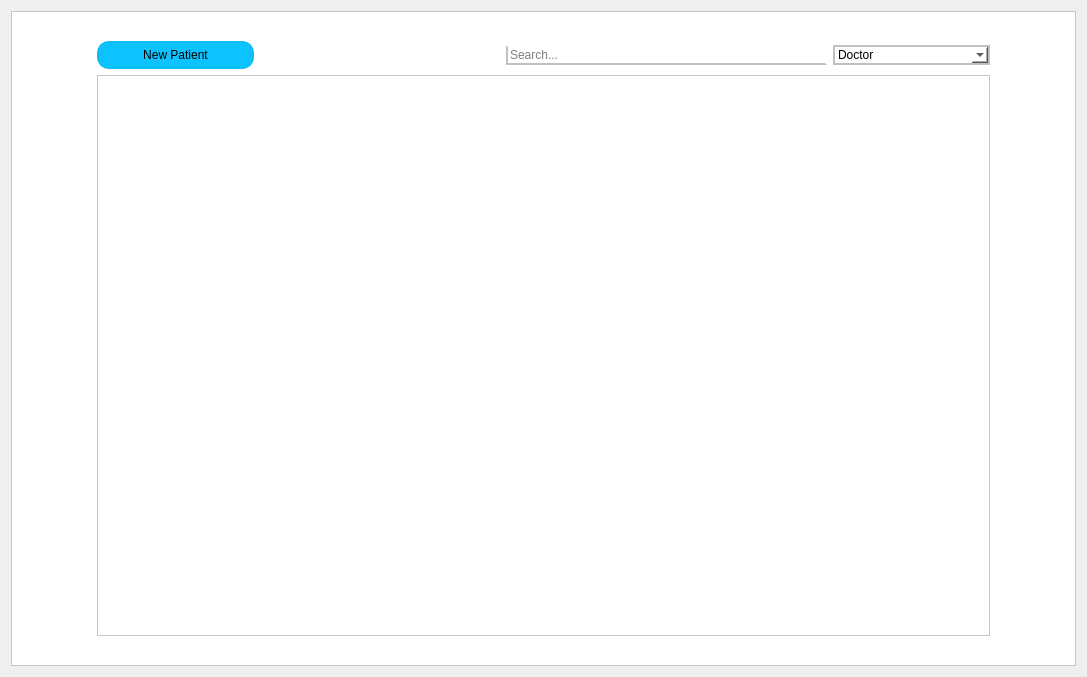
<?xml version="1.0" encoding="UTF-8"?>
<ui version="4.0">
 <class>Form</class>
 <widget class="QWidget" name="Form">
  <property name="geometry">
   <rect>
    <x>0</x>
    <y>0</y>
    <width>1087</width>
    <height>677</height>
   </rect>
  </property>
  <property name="windowTitle">
   <string>iOSA - Patient Search</string>
  </property>
  <property name="styleSheet">
   <string notr="true">QScrollBar:vertical {
	border: none;
	background-color: rgb(205, 205, 205);
	width: 14px;
	margin: 15px 0 15px 0;
	border-radius: 0x;
}

QScrollBar::handle:vertical {
	background-color: rgb(205, 205, 205);
	border-radius: 7px;
}

QScrollBar::handle:vertical:hover {
	background-color: rgb(7, 119, 156)
}

QScrollBar::handle:vertical:pressed {
	background-color: rgb(9, 139, 182);
}

/* TOP BUTTON*/

QScrollBar::sub-line:vertical {
	border: none;
	background-color: rgb(7, 119, 156);
	height: 15px;
	border-top-left-radius: 7px;
	border-top-right-radius: 7px;
	subcontrol-position: top;
	subcontrol-origin: margin;
}

QScrollBar::sub-line:vertical:hover {
	background-color: rgb(205, 205, 205);
}

QScrollBar::sub-line:vertical:pressed {
	background-color: rgb(11, 170, 223);
}

/*BOTTOM BUTTON*/

QScrollBar::add-line:vertical {
	border: none;
	background-color: rgb(7, 119, 156);
	height: 15px;
	border-bottom-left-radius: 7px;
	border-bottom-right-radius: 7px;
	subcontrol-position: bottom;
	subcontrol-origin: margin;
}

QScrollBar::add-line:vertical:hover {
	background-color: rgb(205, 205, 205);
}

QScrollBar::add-line:vertical:pressed {
	background-color: rgb(11, 170, 223);
}

/*RESET ARROWS*/

QScrollBar::up-arrow:vertical, QScrollBar::down-arrow:vertical {
	background-color: none;
}

QScrollBar::add-page:vertical, QScrollBar::sub-page:vertical {
	background-color: none;
}
</string>
  </property>
  <layout class="QVBoxLayout" name="verticalLayout">
   <item>
    <widget class="QFrame" name="mainFrame">
     <property name="styleSheet">
      <string notr="true">QFrame {
	background-color: rgb(255, 255, 255);
}
QLineEdit {
	background-color: rgb(255, 255, 255);
	border-width: 2px;
	border-style: solid;
	border-color: none;
	border-bottom-color: rgb(192, 192, 192);
	border-radius: 15px;
}
QLineEdit:hover {
	border-bottom-color: rgb(140, 140, 140);
}
QPushButton {
	padding: 5px;
	border-width: 2px;
	border-style: solid;
	border-color: rgb(11, 173, 226);
	background-color: rgb(13, 195, 255);
	border-radius: 12px;
}

QPushButton:hover {
	background-color: rgb(11, 173, 226);
}

QPushButton:pressed {
	border-color: (9, 146, 191);
	background-color:rgb(9, 146, 191);
}

/*----------*/

QComboBox 
{
    border: 2px solid;
    background: rgb(255, 255, 255);
	border-color:  rgb(192, 192, 192);
}
</string>
     </property>
     <property name="frameShape">
      <enum>QFrame::StyledPanel</enum>
     </property>
     <property name="frameShadow">
      <enum>QFrame::Raised</enum>
     </property>
     <layout class="QVBoxLayout" name="verticalLayout_2">
      <item>
       <layout class="QGridLayout" name="gridLayout">
        <item row="4" column="11">
         <spacer name="horizontalSpacer_25">
          <property name="orientation">
           <enum>Qt::Horizontal</enum>
          </property>
          <property name="sizeHint" stdset="0">
           <size>
            <width>40</width>
            <height>20</height>
           </size>
          </property>
         </spacer>
        </item>
        <item row="4" column="9">
         <spacer name="horizontalSpacer_23">
          <property name="orientation">
           <enum>Qt::Horizontal</enum>
          </property>
          <property name="sizeHint" stdset="0">
           <size>
            <width>40</width>
            <height>20</height>
           </size>
          </property>
         </spacer>
        </item>
        <item row="0" column="3">
         <spacer name="horizontalSpacer_10">
          <property name="orientation">
           <enum>Qt::Horizontal</enum>
          </property>
          <property name="sizeHint" stdset="0">
           <size>
            <width>40</width>
            <height>20</height>
           </size>
          </property>
         </spacer>
        </item>
        <item row="4" column="8">
         <spacer name="horizontalSpacer_22">
          <property name="orientation">
           <enum>Qt::Horizontal</enum>
          </property>
          <property name="sizeHint" stdset="0">
           <size>
            <width>40</width>
            <height>20</height>
           </size>
          </property>
         </spacer>
        </item>
        <item row="0" column="12">
         <spacer name="horizontalSpacer">
          <property name="orientation">
           <enum>Qt::Horizontal</enum>
          </property>
          <property name="sizeHint" stdset="0">
           <size>
            <width>40</width>
            <height>20</height>
           </size>
          </property>
         </spacer>
        </item>
        <item row="0" column="9">
         <spacer name="horizontalSpacer_4">
          <property name="orientation">
           <enum>Qt::Horizontal</enum>
          </property>
          <property name="sizeHint" stdset="0">
           <size>
            <width>40</width>
            <height>20</height>
           </size>
          </property>
         </spacer>
        </item>
        <item row="0" column="7">
         <spacer name="horizontalSpacer_6">
          <property name="orientation">
           <enum>Qt::Horizontal</enum>
          </property>
          <property name="sizeHint" stdset="0">
           <size>
            <width>40</width>
            <height>20</height>
           </size>
          </property>
         </spacer>
        </item>
        <item row="4" column="4">
         <spacer name="horizontalSpacer_18">
          <property name="orientation">
           <enum>Qt::Horizontal</enum>
          </property>
          <property name="sizeHint" stdset="0">
           <size>
            <width>40</width>
            <height>20</height>
           </size>
          </property>
         </spacer>
        </item>
        <item row="0" column="11">
         <spacer name="horizontalSpacer_2">
          <property name="orientation">
           <enum>Qt::Horizontal</enum>
          </property>
          <property name="sizeHint" stdset="0">
           <size>
            <width>40</width>
            <height>20</height>
           </size>
          </property>
         </spacer>
        </item>
        <item row="0" column="6">
         <spacer name="horizontalSpacer_7">
          <property name="orientation">
           <enum>Qt::Horizontal</enum>
          </property>
          <property name="sizeHint" stdset="0">
           <size>
            <width>40</width>
            <height>20</height>
           </size>
          </property>
         </spacer>
        </item>
        <item row="4" column="7">
         <spacer name="horizontalSpacer_21">
          <property name="orientation">
           <enum>Qt::Horizontal</enum>
          </property>
          <property name="sizeHint" stdset="0">
           <size>
            <width>40</width>
            <height>20</height>
           </size>
          </property>
         </spacer>
        </item>
        <item row="4" column="12">
         <spacer name="horizontalSpacer_26">
          <property name="orientation">
           <enum>Qt::Horizontal</enum>
          </property>
          <property name="sizeHint" stdset="0">
           <size>
            <width>40</width>
            <height>20</height>
           </size>
          </property>
         </spacer>
        </item>
        <item row="0" column="2">
         <spacer name="horizontalSpacer_11">
          <property name="orientation">
           <enum>Qt::Horizontal</enum>
          </property>
          <property name="sizeHint" stdset="0">
           <size>
            <width>40</width>
            <height>20</height>
           </size>
          </property>
         </spacer>
        </item>
        <item row="0" column="8">
         <spacer name="horizontalSpacer_5">
          <property name="orientation">
           <enum>Qt::Horizontal</enum>
          </property>
          <property name="sizeHint" stdset="0">
           <size>
            <width>40</width>
            <height>20</height>
           </size>
          </property>
         </spacer>
        </item>
        <item row="4" column="3">
         <spacer name="horizontalSpacer_17">
          <property name="orientation">
           <enum>Qt::Horizontal</enum>
          </property>
          <property name="sizeHint" stdset="0">
           <size>
            <width>40</width>
            <height>20</height>
           </size>
          </property>
         </spacer>
        </item>
        <item row="0" column="4">
         <spacer name="horizontalSpacer_9">
          <property name="orientation">
           <enum>Qt::Horizontal</enum>
          </property>
          <property name="sizeHint" stdset="0">
           <size>
            <width>40</width>
            <height>20</height>
           </size>
          </property>
         </spacer>
        </item>
        <item row="4" column="6">
         <spacer name="horizontalSpacer_20">
          <property name="orientation">
           <enum>Qt::Horizontal</enum>
          </property>
          <property name="sizeHint" stdset="0">
           <size>
            <width>40</width>
            <height>20</height>
           </size>
          </property>
         </spacer>
        </item>
        <item row="4" column="10">
         <spacer name="horizontalSpacer_24">
          <property name="orientation">
           <enum>Qt::Horizontal</enum>
          </property>
          <property name="sizeHint" stdset="0">
           <size>
            <width>40</width>
            <height>20</height>
           </size>
          </property>
         </spacer>
        </item>
        <item row="0" column="5">
         <spacer name="horizontalSpacer_8">
          <property name="orientation">
           <enum>Qt::Horizontal</enum>
          </property>
          <property name="sizeHint" stdset="0">
           <size>
            <width>40</width>
            <height>20</height>
           </size>
          </property>
         </spacer>
        </item>
        <item row="4" column="1">
         <spacer name="horizontalSpacer_15">
          <property name="orientation">
           <enum>Qt::Horizontal</enum>
          </property>
          <property name="sizeHint" stdset="0">
           <size>
            <width>40</width>
            <height>20</height>
           </size>
          </property>
         </spacer>
        </item>
        <item row="0" column="10">
         <spacer name="horizontalSpacer_3">
          <property name="orientation">
           <enum>Qt::Horizontal</enum>
          </property>
          <property name="sizeHint" stdset="0">
           <size>
            <width>40</width>
            <height>20</height>
           </size>
          </property>
         </spacer>
        </item>
        <item row="4" column="0">
         <spacer name="horizontalSpacer_14">
          <property name="orientation">
           <enum>Qt::Horizontal</enum>
          </property>
          <property name="sizeHint" stdset="0">
           <size>
            <width>40</width>
            <height>20</height>
           </size>
          </property>
         </spacer>
        </item>
        <item row="4" column="2">
         <spacer name="horizontalSpacer_16">
          <property name="orientation">
           <enum>Qt::Horizontal</enum>
          </property>
          <property name="sizeHint" stdset="0">
           <size>
            <width>40</width>
            <height>20</height>
           </size>
          </property>
         </spacer>
        </item>
        <item row="0" column="1">
         <spacer name="horizontalSpacer_12">
          <property name="orientation">
           <enum>Qt::Horizontal</enum>
          </property>
          <property name="sizeHint" stdset="0">
           <size>
            <width>40</width>
            <height>20</height>
           </size>
          </property>
         </spacer>
        </item>
        <item row="4" column="5">
         <spacer name="horizontalSpacer_19">
          <property name="orientation">
           <enum>Qt::Horizontal</enum>
          </property>
          <property name="sizeHint" stdset="0">
           <size>
            <width>40</width>
            <height>20</height>
           </size>
          </property>
         </spacer>
        </item>
        <item row="0" column="0">
         <spacer name="horizontalSpacer_13">
          <property name="orientation">
           <enum>Qt::Horizontal</enum>
          </property>
          <property name="sizeHint" stdset="0">
           <size>
            <width>40</width>
            <height>20</height>
           </size>
          </property>
         </spacer>
        </item>
        <item row="1" column="12" rowspan="3">
         <spacer name="verticalSpacer_2">
          <property name="orientation">
           <enum>Qt::Vertical</enum>
          </property>
          <property name="sizeHint" stdset="0">
           <size>
            <width>20</width>
            <height>40</height>
           </size>
          </property>
         </spacer>
        </item>
        <item row="1" column="10" colspan="2">
         <widget class="QComboBox" name="filterComboBox">
          <item>
           <property name="text">
            <string>Doctor</string>
           </property>
          </item>
          <item>
           <property name="text">
            <string>NSS</string>
           </property>
          </item>
          <item>
           <property name="text">
            <string>Acronym</string>
           </property>
          </item>
          <item>
           <property name="text">
            <string>Age</string>
           </property>
          </item>
          <item>
           <property name="text">
            <string>Registry Date</string>
           </property>
          </item>
         </widget>
        </item>
        <item row="1" column="1" colspan="2">
         <widget class="QPushButton" name="new_patient_push_button">
          <property name="styleSheet">
           <string notr="true">border-color: rgb(11, 191, 245);
background-color: rgb(13, 195, 255);</string>
          </property>
          <property name="text">
           <string>New Patient</string>
          </property>
         </widget>
        </item>
        <item row="2" column="1" rowspan="2" colspan="11">
         <widget class="QTableView" name="tableView">
          <property name="styleSheet">
           <string notr="true">font-size: 25 px;</string>
          </property>
          <property name="editTriggers">
           <set>QAbstractItemView::NoEditTriggers</set>
          </property>
          <attribute name="verticalHeaderVisible">
           <bool>false</bool>
          </attribute>
         </widget>
        </item>
        <item row="2" column="0">
         <spacer name="verticalSpacer">
          <property name="orientation">
           <enum>Qt::Vertical</enum>
          </property>
          <property name="sizeHint" stdset="0">
           <size>
            <width>20</width>
            <height>40</height>
           </size>
          </property>
         </spacer>
        </item>
        <item row="1" column="0">
         <spacer name="horizontalSpacer_28">
          <property name="orientation">
           <enum>Qt::Horizontal</enum>
          </property>
          <property name="sizeHint" stdset="0">
           <size>
            <width>40</width>
            <height>20</height>
           </size>
          </property>
         </spacer>
        </item>
        <item row="1" column="6" colspan="4">
         <widget class="QLineEdit" name="searchLineEdit">
          <property name="styleSheet">
           <string notr="true">border-left-color: rgb(192, 192, 192);</string>
          </property>
          <property name="placeholderText">
           <string>Search...</string>
          </property>
         </widget>
        </item>
       </layout>
      </item>
     </layout>
    </widget>
   </item>
  </layout>
 </widget>
 <resources/>
 <connections/>
</ui>
